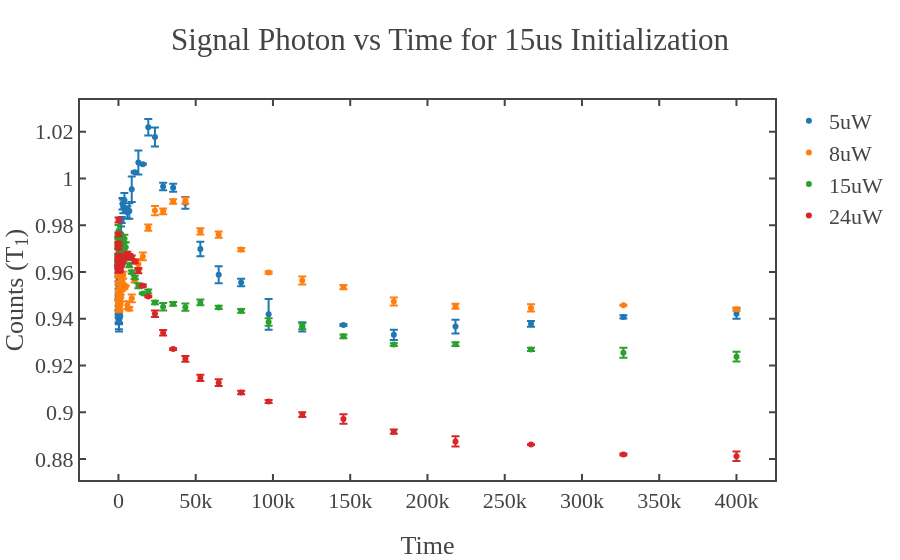

Notebook code for this chart:
### Code cell
import os
import numpy as np
import plotly.graph_objects as go

# --- Updated signal function ---
def signal(data, samples, first='reference'):
    data_shape = data.shape[0]
    steps = int(data_shape / (2 * samples))

    if first.lower() == 'reference':
        reference_samples = np.mean(np.reshape(data[::2], (steps, samples)), axis=1)
        signal_samples = np.mean(np.reshape(data[1::2], (steps, samples)), axis=1)
    elif first.lower() == 'signal':
        signal_samples = np.mean(np.reshape(data[::2], (steps, samples)), axis=1)
        reference_samples = np.mean(np.reshape(data[1::2], (steps, samples)), axis=1)
    else:
        raise ValueError("`first` must be either 'reference' or 'signal'")

    signal_photon = signal_samples / reference_samples
    return signal_photon, reference_samples, signal_samples

# --- Wrapper function ---
def data_to_time_signal(data, samples, first='reference'):
    time = data['time_axis']
    signal_photon, reference_samples, signal_samples = signal(data['avg_data'], samples, first=first)
    return time, signal_photon, reference_samples, signal_samples

# --- Custom Plotly Template ---
fig_template = go.layout.Template()
fig_template.layout = {
    'template': 'simple_white+presentation',
    'autosize': False,
    'width': 800,
    'height': 600,
    'xaxis': {
        'ticks': 'inside',
        'mirror': 'ticks',
        'linewidth': 2.0,
        'tickwidth': 2.0,
        'ticklen': 6,
        'showline': True,
        'showgrid': False,
        'zerolinecolor': 'white',
    },
    'yaxis': {
        'ticks': 'inside',
        'mirror': 'ticks',
        'linewidth': 2.0,
        'tickwidth': 2.0,
        'ticklen': 6,
        'showline': True,
        'showgrid': False,
        'zerolinecolor': 'white'
    },
    'font': {
        'family': 'mathjax',
        'size': 22,
    }
}

# --- Base path ---
base_path = r"C:\Users\Dell\Desktop\Atanu_github\T1_measurements\codes\data\2025\May_12\arranging_datas_with_init_time\15us"

# --- Power folders ---
power_folders = ['5uW', '8uW', '15uW', '24uW']

# --- Initialize figure ---
fig = go.Figure()

# --- Process each power folder ---
for folder in power_folders:
    folder_path = os.path.join(base_path, folder)
    npz_files = sorted([f for f in os.listdir(folder_path) if f.endswith('.npz')])
    
    if len(npz_files) < 3:
        print(f"Less than 3 datasets found in {folder_path}. Skipping.")
        continue

    signal_photon_list = []
    time_axis = None

    for npz_file in npz_files[:3]:  # Limit to 3 datasets
        npz_path = os.path.join(folder_path, npz_file)
        data = dict(np.load(npz_path))
        time_axis, signal_photon, _, _ = data_to_time_signal(data, 2000, first='signal')
        signal_photon_list.append(signal_photon[1:])  # skip the first element

    # Convert list to 2D array (shape: 3 x N)
    signal_array = np.vstack(signal_photon_list)

    # Calculate mean and std deviation
    mean_signal = np.mean(signal_array, axis=0)
    std_signal = np.std(signal_array, axis=0)

    fig.add_trace(go.Scatter(
        x=time_axis[1:],  # skip the first point
        y=mean_signal,
        mode='markers',
        name=f'{folder}',
        error_y=dict(
            type='data',
            array=std_signal,
            visible=True
        )
    ))

# --- Final layout ---
fig.update_layout(
    template=fig_template,
    title='Signal Photon vs Time for 15us Initialization',
    xaxis_title='Time',
    yaxis_title='Counts (T<sub>1</sub>)'
)

# --- Show and Save ---
fig.show()

html_output_path = os.path.join(base_path, "signal_vs_time_plot_with_errorbars.html")
fig.write_html(html_output_path)
print(f"Plot successfully saved to: {html_output_path}")

### Figure 1 — Plotly figure (JSON) as saved in the notebook; plotly's stock layout.template omitted (floating-point values rounded to 4 significant figures)
{"data": [{"error_y": {"array": [0.00465, 0.003527, 0.0002893, 0.001657, 0.002638, 0.0007983, 0.0003712, 0.001068, 0.001053, 0.001172, 0.002324, 0.0009117, 0.003748, 0.003927, 0.004855, 0.00282, 0.00247, 0.002451, 0.003447, 0.002681, 0.000171, 0.003188, 0.00125, 0.002466, 0.002879, 0.003277, 0.0008493, 0.002604, 0.003268, 0.005444, 0.0003914, 0.0051, 0.000281, 0.003552, 0.00404, 0.001586, 0.001739, 0.002489, 0.003112, 0.003665, 0.001574, 0.00655, 0.001992, 0.0004183, 0.002177, 0.002959, 0.001223, 0.0006932, 0.002164], "type": "data", "visible": true}, "mode": "markers", "name": "5uW", "type": "scatter", "x": [24, 29, 36, 44, 54, 67, 82, 100, 123, 150, 184, 226, 276, 338, 414, 507, 621, 760, 930, 1139, 1394, 1706, 2088, 2556, 3129, 3830, 4688, 5738, 7023, 8596, 10522, 12878, 15763, 19294, 23616, 28905, 35380, 43305, 53004, 64877, 79408, 97195, 118965, 145612, 178227, 218148, 267010, 326817, 400020], "y": [0.9703, 0.9665, 0.9599, 0.9577, 0.9555, 0.949, 0.9483, 0.9445, 0.9428, 0.9394, 0.94, 0.9393, 0.9393, 0.9385, 0.9427, 0.9441, 0.9516, 0.9548, 0.9604, 0.9667, 0.9703, 0.9762, 0.9823, 0.9892, 0.988, 0.9905, 0.9864, 0.9855, 0.9861, 0.9954, 1.003, 1.007, 1.006, 1.022, 1.018, 0.9966, 0.996, 0.9895, 0.9698, 0.9588, 0.9555, 0.9419, 0.9365, 0.9373, 0.9331, 0.9366, 0.9378, 0.9408, 0.9422]}, {"error_y": {"array": [0.0009694, 0.0009562, 0.0009204, 0.00138, 0.004044, 0.0005197, 0.003092, 0.0004697, 0.00176, 0.001577, 0.0009941, 0.001013, 0.0007687, 0.001099, 0.0003342, 0.002462, 0.001161, 0.001792, 0.0008451, 0.001673, 0.0009003, 0.002386, 0.001749, 0.0009562, 0.001471, 0.0003633, 0.0001787, 0.001641, 0.0007593, 0.001649, 0.0007568, 0.002247, 0.001647, 0.001323, 0.001952, 0.001249, 0.0009433, 0.001365, 0.001358, 0.001352, 0.0006686, 0.0004915, 0.001739, 0.0009, 0.00172, 0.001062, 0.001551, 0.0002308, 0.0007783], "type": "data", "visible": true}, "mode": "markers", "name": "8uW", "type": "scatter", "x": [24, 29, 36, 44, 54, 67, 82, 100, 123, 150, 184, 226, 276, 338, 414, 507, 621, 760, 930, 1139, 1394, 1706, 2088, 2556, 3129, 3830, 4688, 5738, 7023, 8596, 10522, 12878, 15763, 19294, 23616, 28905, 35380, 43305, 53004, 64877, 79408, 97195, 118965, 145612, 178227, 218148, 267010, 326817, 400020], "y": [0.9714, 0.9713, 0.9656, 0.9636, 0.9616, 0.9587, 0.9551, 0.9553, 0.9527, 0.9494, 0.9495, 0.9462, 0.9443, 0.9442, 0.9467, 0.9452, 0.9447, 0.9488, 0.9496, 0.9509, 0.9512, 0.9553, 0.9536, 0.9562, 0.9587, 0.9531, 0.954, 0.9458, 0.9443, 0.9487, 0.9563, 0.9633, 0.9667, 0.979, 0.9863, 0.9859, 0.9901, 0.9905, 0.9774, 0.976, 0.9696, 0.9598, 0.9564, 0.9536, 0.9474, 0.9453, 0.9446, 0.9458, 0.9441]}, {"error_y": {"array": [0.002601, 0.001024, 0.0006602, 0.001747, 0.001358, 0.001021, 0.0005242, 0.001331, 0.0006027, 0.0004217, 0.000435, 0.001588, 0.0008859, 0.0007611, 0.001288, 0.001234, 0.001318, 0.0002922, 0.001432, 0.0001291, 0.0008035, 0.0008019, 0.001339, 0.001074, 0.0007636, 0.001676, 0.00213, 0.001376, 0.000848, 0.000668, 0.0007387, 0.001076, 0.000272, 0.0008752, 0.0007503, 0.001562, 0.0007966, 0.001585, 0.001226, 0.0007005, 0.0007965, 0.001593, 0.001332, 0.0008122, 0.0005694, 0.0008427, 0.000687, 0.002152, 0.002092], "type": "data", "visible": true}, "mode": "markers", "name": "15uW", "type": "scatter", "x": [24, 29, 36, 44, 54, 67, 82, 100, 123, 150, 184, 226, 276, 338, 414, 507, 621, 760, 930, 1139, 1394, 1706, 2088, 2556, 3129, 3830, 4688, 5738, 7023, 8596, 10522, 12878, 15763, 19294, 23616, 28905, 35380, 43305, 53004, 64877, 79408, 97195, 118965, 145612, 178227, 218148, 267010, 326817, 400020], "y": [0.9775, 0.9753, 0.9732, 0.9696, 0.9687, 0.9657, 0.9629, 0.9661, 0.9643, 0.9643, 0.9626, 0.9635, 0.9643, 0.9644, 0.9645, 0.9648, 0.9656, 0.9664, 0.9672, 0.9686, 0.97, 0.9708, 0.9724, 0.9722, 0.9736, 0.9742, 0.9705, 0.9664, 0.9629, 0.9599, 0.9576, 0.9541, 0.9508, 0.9517, 0.947, 0.9451, 0.9464, 0.945, 0.947, 0.9449, 0.9434, 0.9386, 0.9368, 0.9325, 0.929, 0.9291, 0.9269, 0.9255, 0.9237]}, {"error_y": {"array": [0.001077, 0.0008207, 0.0004663, 0.0006016, 0.0008838, 0.0009258, 0.001842, 0.0005557, 0.0009198, 0.0005627, 0.0007124, 0.001385, 0.0002256, 0.001398, 0.001946, 0.0001103, 0.0005859, 0.0005225, 0.001453, 0.001359, 0.0004627, 0.00118, 0.001201, 0.0005403, 0.001304, 0.0006592, 0.0002252, 0.0007336, 0.0007323, 0.0007925, 0.0006099, 0.001108, 0.0004495, 0.0002639, 0.001393, 0.001209, 0.0003854, 0.001221, 0.001358, 0.001453, 0.0007413, 0.0006731, 0.001038, 0.002015, 0.0009164, 0.002185, 0.0001479, 0.0004112, 0.002038], "type": "data", "visible": true}, "mode": "markers", "name": "24uW", "type": "scatter", "x": [24, 29, 36, 44, 54, 67, 82, 100, 123, 150, 184, 226, 276, 338, 414, 507, 621, 760, 930, 1139, 1394, 1706, 2088, 2556, 3129, 3830, 4688, 5738, 7023, 8596, 10522, 12878, 15763, 19294, 23616, 28905, 35380, 43305, 53004, 64877, 79408, 97195, 118965, 145612, 178227, 218148, 267010, 326817, 400020], "y": [0.9823, 0.9761, 0.9723, 0.9703, 0.9669, 0.9657, 0.9632, 0.9622, 0.9631, 0.9622, 0.962, 0.9611, 0.9608, 0.9618, 0.9618, 0.9614, 0.9617, 0.962, 0.9617, 0.9616, 0.9626, 0.9639, 0.9644, 0.9645, 0.9661, 0.9663, 0.9669, 0.968, 0.967, 0.9663, 0.9644, 0.9606, 0.9541, 0.9495, 0.9421, 0.934, 0.927, 0.9228, 0.9147, 0.9126, 0.9084, 0.9046, 0.899, 0.8971, 0.8917, 0.8875, 0.8861, 0.8819, 0.8812]}], "layout": {"title": {"text": "Signal Photon vs Time for 15us Initialization"}, "xaxis": {"title": {"text": "Time"}}, "yaxis": {"title": {"text": "Counts (T<sub>1</sub>)"}}}}
